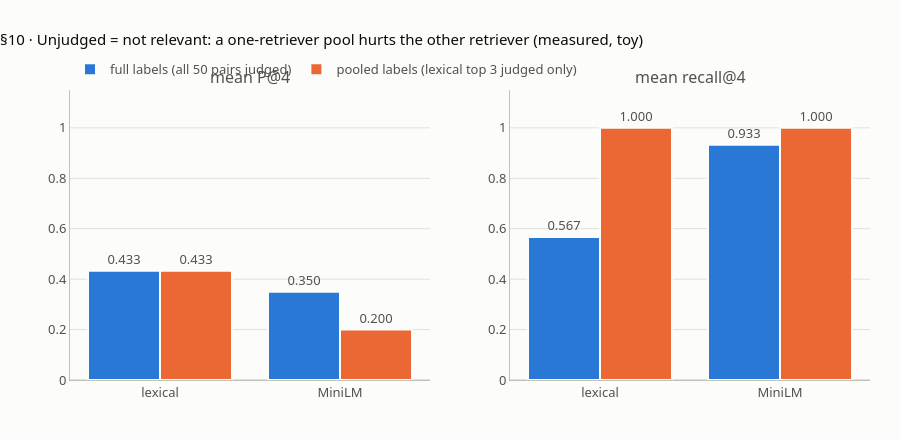
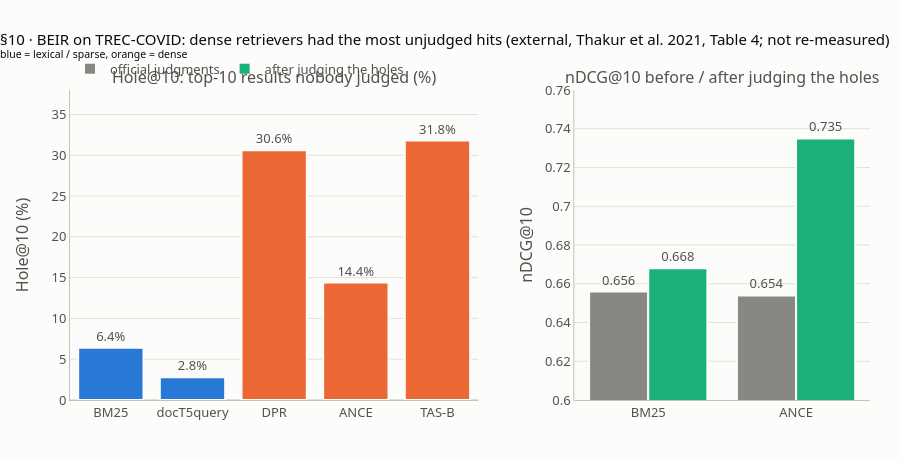

Notebook cell for these charts, in order:
### Markdown cell above
## 10 · Labels are incomplete and noisy

**What this verifies** (lesson step 10, `#holes`; facts K4, K6; BEIR external).

**The pool demo (toy, K4).** Real test collections cannot judge every pair, so they judge a **pool**: the top results of some systems. Every document outside the pool is **unjudged**, and the rule is **unjudged = not relevant**. Here the pool is the lexical top 3 only (one retriever), and both retrievers are scored at k = 4:
- pooled relevant: q1 d01 · q2 d04 · q3 none · q4 d09 · q5 d10 (full labels: q1 d01, d03, d09 · q2 d04, d05 · q3 d07 · q4 d09 · q5 d10);
- **lexical**: mean P@4 0.433 with full labels and 0.433 with pooled labels: it built the pool, so nothing changes;
- **MiniLM**: only 0.350 of its top-4 slots are judged (Judged@4); mean P@4 drops from **0.350 to 0.200**. For q1 its top 4 is d02, d01, d04, d03: 2 of 4 judged, and d03, which is relevant, counts as a miss (P@4 0.500 → 0.250);
- mean recall rises to **1.000 for both**: recall divides by the relevant documents that are known, and the pool only knows the ones the lexical retriever found. Pooled recall is averaged over the 4 queries with a pooled relevant document (q3 has none).

**Judged@k** = judged documents in the top k ÷ k; **Hole@k** = 1 − Judged@k. Report it next to every retrieval number.

**The same effect, measured at scale (external).** BEIR (Thakur et al. 2021, Table 4, TREC-COVID): the share of each system's top 10 that the official judges never saw, Hole@10, was 6.4% for BM25 and 2.8% for docT5query (lexical) but 30.6% for DPR, 14.4% for ANCE and 31.8% for TAS-B (dense). After the authors judged the holes, ANCE's nDCG@10 rose from 0.654 to 0.735 and BM25's from 0.656 to 0.668: ANCE moved from just below BM25 to above it.

**Two judges disagree (K6).** Cohen's κ = (P(A) − P(E)) ÷ (1 − P(E)), agreement corrected for chance. On IIR's Table 8.2 (two judges, 400 documents: 300 both yes, 20 and 10 split, 70 both no): P(A) 0.9250, P(E) 0.6653, **κ 0.7759** with pooled marginals (IIR prints 0.776); 0.7761 with scikit-learn's separate marginals. Above 0.8 is good agreement, 0.67–0.8 fair: two careful judges agree only fairly well. Swapping judges changes absolute scores but rarely the order of systems.

**The charts.** First, P@4 and recall with full vs pooled labels for each retriever (toy). Second, BEIR's Hole@10 and the nDCG@10 change after judging the holes (external, not re-measured).

### Code cell
K, POOL_K = 4, 3
pool = {q: set(LEX[q][:POOL_K]) for q in qids}
REL_POOL = {q: sorted(d for d in REL[q] if d in pool[q]) for q in qids}
print("   pool (judged docs) per query:", {q: sorted(pool[q]) for q in qids})
check("§10 relevant under pooled labels (K4)", REL_POOL, {"q1": ["d01"], "q2": ["d04"], "q3": [], "q4": ["d09"], "q5": ["d10"]})

POOLRES = {}
for name, runs in (("lexical", LEX), ("MiniLM", DENSE)):
    if not runs:
        continue
    rows = []
    for q in qids:
        top = runs[q][:K]
        rows.append(dict(q=q, top=top, judged=sum(1 for d in top if d in pool[q]),
                         p_full=precision(top, REL[q]), p_pool=precision(top, REL_POOL[q]),
                         r_full=recall(top, REL[q]), r_pool=recall(top, REL_POOL[q])))
        r = rows[-1]
        print(f"   {name:8s} {q} top{K}={top} judged@{K}={r['judged']}/{len(top)} P@{K} full={r['p_full']:.3f} "
              f"pooled={r['p_pool']:.3f} recall full={r['r_full']:.3f} pooled={r['r_pool']:.3f}")
    POOLRES[name] = dict(rows=rows, judged=float(np.mean([r["judged"] / K for r in rows])),
                         p_full=float(np.mean([r["p_full"] for r in rows])),
                         p_pool=float(np.mean([r["p_pool"] for r in rows])),
                         r_full=float(np.nanmean([r["r_full"] for r in rows])),
                         r_pool=float(np.nanmean([r["r_pool"] for r in rows])),
                         n_pool=sum(1 for r in rows if not math.isnan(r["r_pool"])))
L = POOLRES["lexical"]
check("§10 lexical: mean Judged@4, P@4 full, P@4 pooled, recall full, recall pooled (K4)",
      [round(L[k], 3) for k in ("judged", "p_full", "p_pool", "r_full", "r_pool")], [0.450, 0.433, 0.433, 0.567, 1.000])
check("§10 pooled recall is averaged over the queries with a pooled relevant doc (K4)", L["n_pool"], 4)
if MINILM_OK:
    M = POOLRES["MiniLM"]
    check("§10 MiniLM: mean Judged@4, P@4 full, P@4 pooled, recall full, recall pooled (K4)",
          [round(M[k], 3) for k in ("judged", "p_full", "p_pool", "r_full", "r_pool")], [0.350, 0.350, 0.200, 0.933, 1.000])
    m1 = M["rows"][0]
    check("§10 MiniLM q1: top 4, judged of 4, P@4 full, P@4 pooled (K4)",
          [m1["top"], m1["judged"], round(m1["p_full"], 3), round(m1["p_pool"], 3)],
          [["d02", "d01", "d04", "d03"], 2, 0.500, 0.250])
    check("§10 MiniLM q1: d03 is relevant but unjudged (outside the lexical pool)",
          ["d03" in REL["q1"], "d03" in pool["q1"]], [True, False])
else:
    skip("§10 MiniLM pool demo", "MiniLM did not load")

# K6: kappa on IIR Table 8.2
yy, yn, ny, nn = 300, 20, 10, 70                      # external counts (IIR §8.5, Table 8.2)
n = yy + yn + ny + nn
pa = (yy + nn) / n
p_rel = ((yy + yn) + (yy + ny)) / (2 * n)
pe = p_rel ** 2 + (1 - p_rel) ** 2
kappa = (pa - pe) / (1 - pe)
check("§10 κ on IIR Table 8.2: P(A), P(relevant) pooled, P(E), κ (K6)",
      [round(pa, 4), round(p_rel, 4), round(pe, 4), round(kappa, 4)], [0.9250, 0.7875, 0.6653, 0.7759])
from sklearn.metrics import cohen_kappa_score
j1 = [1] * yy + [1] * yn + [0] * ny + [0] * nn
j2 = [1] * yy + [0] * yn + [1] * ny + [0] * nn
check("§10 Cohen's κ with separate marginals, scikit-learn (K6)", round(cohen_kappa_score(j1, j2), 4), 0.7761)

# chart 1: the pool demo
fig = make_subplots(rows=1, cols=2, horizontal_spacing=0.1,
                    subplot_titles=("mean P@4", "mean recall@4"))
names = list(POOLRES)
for col, (kf, kp) in ((1, ("p_full", "p_pool")), (2, ("r_full", "r_pool"))):
    for key, label, colour in ((kf, "full labels (all 50 pairs judged)", BLUE),
                               (kp, "pooled labels (lexical top 3 judged only)", ORANGE)):
        fig.add_bar(x=names, y=[round(POOLRES[m][key], 3) for m in names], name=label, showlegend=col == 1,
                    marker=bar_style(colour), text=[f"{POOLRES[m][key]:.3f}" for m in names], textposition="outside",
                    customdata=[round(POOLRES[m]["judged"], 3) for m in names],
                    hovertemplate="%{x}: %{y:.3f}<br>mean Judged@4 %{customdata:.3f}<extra>" + label + "</extra>",
                    row=1, col=col)
fig.update_yaxes(range=[0, 1.15])
fig.update_layout(barmode="group", height=440,
                  title="§10 · Unjudged = not relevant: a one-retriever pool hurts the other retriever (measured, toy)")
fig.show()

# chart 2: BEIR Table 4 (external, not re-measured)
BEIR_HOLE = {"BM25": 6.4, "docT5query": 2.8, "DPR": 30.6, "ANCE": 14.4, "TAS-B": 31.8}     # Hole@10 %, TREC-COVID
BEIR_NDCG = {"BM25": (0.656, 0.668), "ANCE": (0.654, 0.735)}                              # nDCG@10 before -> after
LEXICAL_FAMILY = {"BM25", "docT5query"}
fig = make_subplots(rows=1, cols=2, horizontal_spacing=0.12, column_widths=[0.58, 0.42],
                    subplot_titles=("Hole@10: top-10 results nobody judged (%)", "nDCG@10 before / after judging the holes"))
fig.add_bar(x=list(BEIR_HOLE), y=list(BEIR_HOLE.values()), showlegend=False,
            marker=bar_style([BLUE if s in LEXICAL_FAMILY else ORANGE for s in BEIR_HOLE]),
            text=[f"{v}%" for v in BEIR_HOLE.values()], textposition="outside",
            customdata=["lexical / sparse" if s in LEXICAL_FAMILY else "dense" for s in BEIR_HOLE],
            hovertemplate="%{x} (%{customdata}): Hole@10 %{y}%<extra>external</extra>", row=1, col=1)
for k, (label, colour) in enumerate((("official judgments", MUTED), ("after judging the holes", AQUA))):
    fig.add_bar(x=list(BEIR_NDCG), y=[v[k] for v in BEIR_NDCG.values()], name=label, marker=bar_style(colour),
                text=[f"{v[k]:.3f}" for v in BEIR_NDCG.values()], textposition="outside",
                hovertemplate="%{x}: nDCG@10 %{y:.3f}<extra>" + label + "</extra>", row=1, col=2)
fig.update_yaxes(title_text="Hole@10 (%)", range=[0, 38], row=1, col=1)
fig.update_yaxes(title_text="nDCG@10", range=[0.6, 0.76], row=1, col=2)
fig.update_layout(barmode="group", height=460,
                  title="§10 · BEIR on TREC-COVID: dense retrievers had the most unjudged hits "
                        "(external, Thakur et al. 2021, Table 4; not re-measured)<br>"
                        "<sup>blue = lexical / sparse, orange = dense</sup>")
fig.show()

### Figure 1 — Plotly figure (JSON) as saved in the notebook; plotly's stock layout.template omitted (floating-point values rounded to 4 significant figures)
{"data": [{"customdata": [0.45, 0.35], "hovertemplate": "%{x}: %{y:.3f}<br>mean Judged@4 %{customdata:.3f}<extra>full labels (all 50 pairs judged)</extra>", "marker": {"color": "#2a78d6", "line": {"color": "#fcfcfb", "width": 2}}, "name": "full labels (all 50 pairs judged)", "showlegend": true, "text": ["0.433", "0.350"], "textposition": "outside", "x": ["lexical", "MiniLM"], "y": [0.433, 0.35], "type": "bar", "xaxis": "x", "yaxis": "y"}, {"customdata": [0.45, 0.35], "hovertemplate": "%{x}: %{y:.3f}<br>mean Judged@4 %{customdata:.3f}<extra>pooled labels (lexical top 3 judged only)</extra>", "marker": {"color": "#eb6834", "line": {"color": "#fcfcfb", "width": 2}}, "name": "pooled labels (lexical top 3 judged only)", "showlegend": true, "text": ["0.433", "0.200"], "textposition": "outside", "x": ["lexical", "MiniLM"], "y": [0.433, 0.2], "type": "bar", "xaxis": "x", "yaxis": "y"}, {"customdata": [0.45, 0.35], "hovertemplate": "%{x}: %{y:.3f}<br>mean Judged@4 %{customdata:.3f}<extra>full labels (all 50 pairs judged)</extra>", "marker": {"color": "#2a78d6", "line": {"color": "#fcfcfb", "width": 2}}, "name": "full labels (all 50 pairs judged)", "showlegend": false, "text": ["0.567", "0.933"], "textposition": "outside", "x": ["lexical", "MiniLM"], "y": [0.567, 0.933], "type": "bar", "xaxis": "x2", "yaxis": "y2"}, {"customdata": [0.45, 0.35], "hovertemplate": "%{x}: %{y:.3f}<br>mean Judged@4 %{customdata:.3f}<extra>pooled labels (lexical top 3 judged only)</extra>", "marker": {"color": "#eb6834", "line": {"color": "#fcfcfb", "width": 2}}, "name": "pooled labels (lexical top 3 judged only)", "showlegend": false, "text": ["1.000", "1.000"], "textposition": "outside", "x": ["lexical", "MiniLM"], "y": [1.0, 1.0], "type": "bar", "xaxis": "x2", "yaxis": "y2"}], "layout": {"xaxis": {"anchor": "y", "domain": [0.0, 0.45]}, "yaxis": {"anchor": "x", "domain": [0.0, 1.0], "range": [0, 1.15]}, "xaxis2": {"anchor": "y2", "domain": [0.55, 1.0]}, "yaxis2": {"anchor": "x2", "domain": [0.0, 1.0], "range": [0, 1.15]}, "annotations": [{"font": {"size": 16}, "showarrow": false, "text": "mean P@4", "x": 0.225, "xanchor": "center", "xref": "paper", "y": 1.0, "yanchor": "bottom", "yref": "paper"}, {"font": {"size": 16}, "showarrow": false, "text": "mean recall@4", "x": 0.775, "xanchor": "center", "xref": "paper", "y": 1.0, "yanchor": "bottom", "yref": "paper"}], "barmode": "group", "height": 440, "title": {"text": "§10 · Unjudged = not relevant: a one-retriever pool hurts the other retriever (measured, toy)"}}}

### Figure 2 — Plotly figure (JSON) as saved in the notebook; plotly's stock layout.template omitted (floating-point values rounded to 4 significant figures)
{"data": [{"customdata": ["lexical / sparse", "lexical / sparse", "dense", "dense", "dense"], "hovertemplate": "%{x} (%{customdata}): Hole@10 %{y}%<extra>external</extra>", "marker": {"color": ["#2a78d6", "#2a78d6", "#eb6834", "#eb6834", "#eb6834"], "line": {"color": "#fcfcfb", "width": 2}}, "showlegend": false, "text": ["6.4%", "2.8%", "30.6%", "14.4%", "31.8%"], "textposition": "outside", "x": ["BM25", "docT5query", "DPR", "ANCE", "TAS-B"], "y": [6.4, 2.8, 30.6, 14.4, 31.8], "type": "bar", "xaxis": "x", "yaxis": "y"}, {"hovertemplate": "%{x}: nDCG@10 %{y:.3f}<extra>official judgments</extra>", "marker": {"color": "#898781", "line": {"color": "#fcfcfb", "width": 2}}, "name": "official judgments", "text": ["0.656", "0.654"], "textposition": "outside", "x": ["BM25", "ANCE"], "y": [0.656, 0.654], "type": "bar", "xaxis": "x2", "yaxis": "y2"}, {"hovertemplate": "%{x}: nDCG@10 %{y:.3f}<extra>after judging the holes</extra>", "marker": {"color": "#1baf7a", "line": {"color": "#fcfcfb", "width": 2}}, "name": "after judging the holes", "text": ["0.668", "0.735"], "textposition": "outside", "x": ["BM25", "ANCE"], "y": [0.668, 0.735], "type": "bar", "xaxis": "x2", "yaxis": "y2"}], "layout": {"xaxis": {"anchor": "y", "domain": [0.0, 0.5104]}, "yaxis": {"anchor": "x", "domain": [0.0, 1.0], "title": {"text": "Hole@10 (%)"}, "range": [0, 38]}, "xaxis2": {"anchor": "y2", "domain": [0.6304, 1.0]}, "yaxis2": {"anchor": "x2", "domain": [0.0, 1.0], "title": {"text": "nDCG@10"}, "range": [0.6, 0.76]}, "annotations": [{"font": {"size": 16}, "showarrow": false, "text": "Hole@10: top-10 results nobody judged (%)", "x": 0.2552, "xanchor": "center", "xref": "paper", "y": 1.0, "yanchor": "bottom", "yref": "paper"}, {"font": {"size": 16}, "showarrow": false, "text": "nDCG@10 before / after judging the holes", "x": 0.8152, "xanchor": "center", "xref": "paper", "y": 1.0, "yanchor": "bottom", "yref": "paper"}], "barmode": "group", "height": 460, "title": {"text": "§10 · BEIR on TREC-COVID: dense retrievers had the most unjudged hits (external, Thakur et al. 2021, Table 4; not re-measured)<br><sup>blue = lexical / sparse, orange = dense</sup>"}}}
